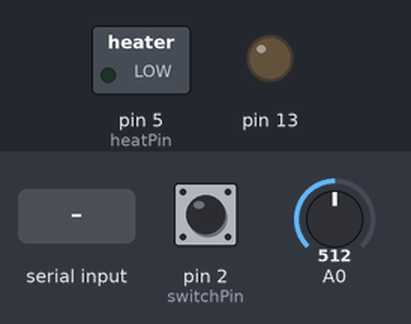
A sketch run on a simulated Arduino Uno, built with avr-gcc and run on an emulated ATmega328P. On the bench: switched loads named in the sketch (green lamp = pin HIGH), output pins drawn as LEDs (lit = HIGH). The test bench sets the inputs (shaded band); at power-on: pin 2 (switchPin) HIGH, A0 = 512. What the sketch prints to the serial monitor is not drawn.

Above: at 1.2 s.
1.3 s: pin 2 (switchPin) pulled LOW for 0.15 s
At 1.37 s:
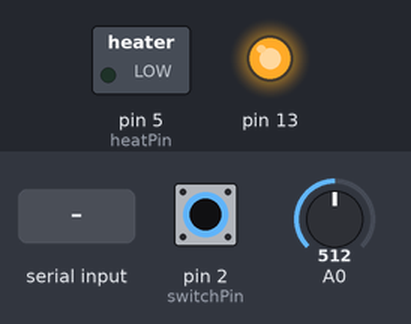
2.9 s: byte 30 received over Serial
At 3.8 s:
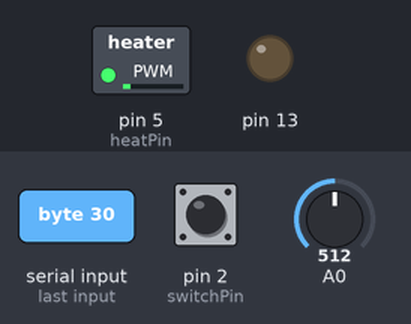
4.4 s: pin 2 (switchPin) pulled LOW for 1 s
At 5.2 s:
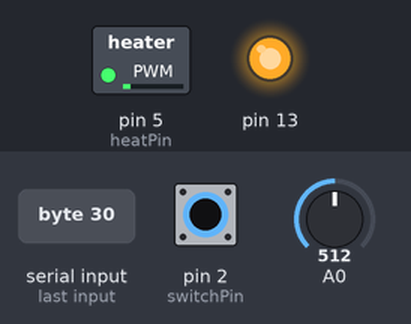
6.9 s: byte 90 received over Serial
At 8.1 s:
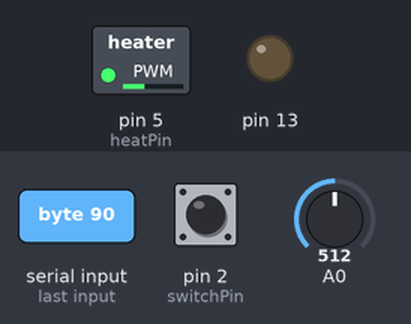
8.4 s: pin 2 (switchPin) pulled LOW for 0.15 s
At 8.47 s:
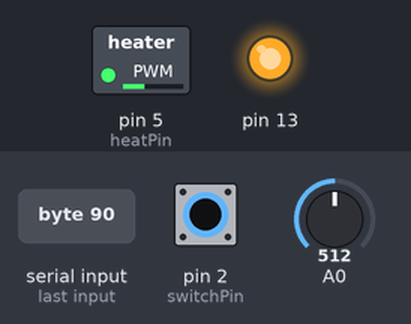
Timing chart, 0 to 11.4 s (numbered marks = the images above; inputs shaded):
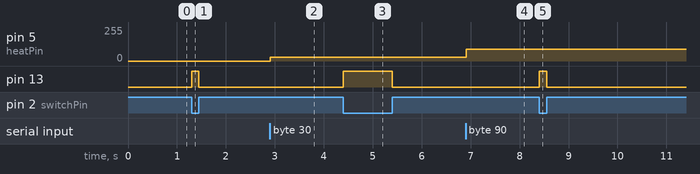

The sketch:

Energierad_Arduino.pde
```cpp
int switchPin = 2;     // Switch connected to digital pin 2
int heatPin = 5;
int val;
volatile long temp = 0;
volatile long duration = 0; //Laufzeit in Millisekunden
float diameter = 2000; //Raddurchmesser - Magnet
volatile float velocity = 0; // v = s/t
int velocityOut = 0;
int incomingByte, outgoingByte;
int pressure = 0;

void setup() {
  Serial.begin(1200);           // set up Serial library at 9600 bps
  pinMode(switchPin, INPUT);    // sets the digital pin as input to read switch
  pinMode(heatPin, OUTPUT);
  digitalWrite(switchPin, HIGH);
  pinMode(13,OUTPUT);
  attachInterrupt(0, iRWheel, CHANGE);
}

void loop() {
   pressure = map(analogRead(0),1023,0,0,15);

   if (millis()-temp > 3000) {
     velocity = 0;
   }

   velocityOut = int(velocity);
   outgoingByte = (pressure << 4) | velocityOut;

   Serial.print(outgoingByte, BYTE);

   if (Serial.available() > 0){
     incomingByte = Serial.read();
     analogWrite(heatPin, incomingByte);
   }
}

void iRWheel(){
  val = digitalRead(switchPin);
  if (val==HIGH){
    digitalWrite(13,LOW);
    temp = millis();
  }
  if (val==LOW) {
    digitalWrite(13,HIGH);
    duration = millis()-temp;
    velocity = diameter / duration;
    velocity = min(15,velocity);
  }
}
```

Measured:
- after the input at 1.3 s, pin 13: LOW → HIGH at once, → LOW 0.15 s later
- after the input at 2.9 s, pin 5 (heatPin): 0/255 → 30/255 at once
- after the input at 4.4 s, pin 13: LOW → HIGH at once, → LOW 1.0 s later
- after the input at 6.9 s, pin 5 (heatPin): 30/255 → 90/255 at once
- after the input at 8.4 s, pin 13: LOW → HIGH at once, → LOW 0.15 s later
